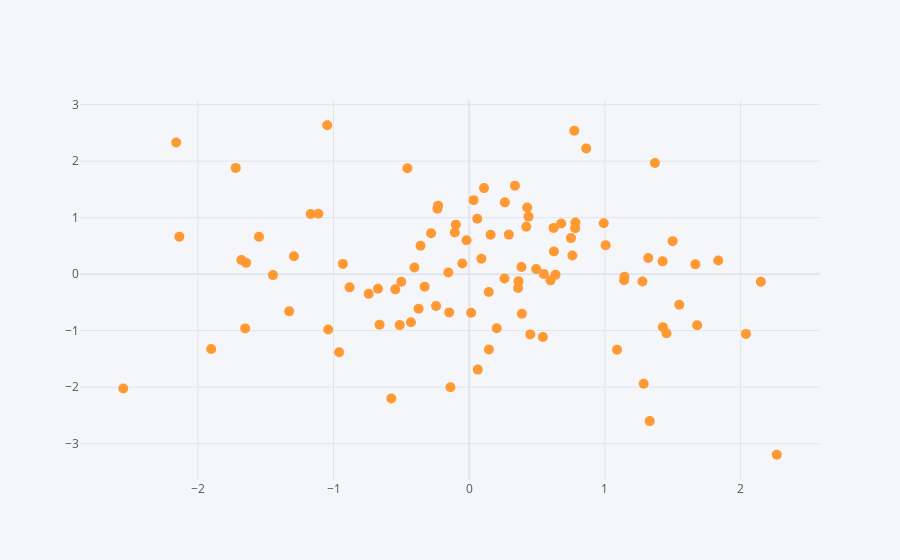

Source (notebook cell):
### Code cell
df.iplot(kind="scatter",x="A",y="B",mode="markers",size=10)
